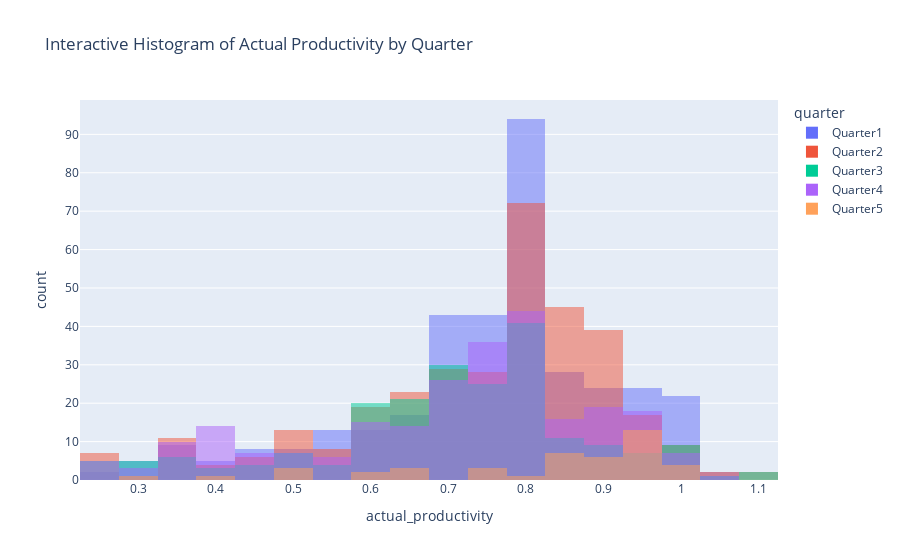

Notebook code cell kept with this figure:
### Code cell
# ===========================================================
# 3. Mean and standard deviation of actual productivity per quarter
# ===========================================================
quarter_stats = df.groupby('quarter')['actual_productivity'].agg(['mean','std'])
print("\nQuarter-wise Actual Productivity (Mean & Std Dev):")
print(quarter_stats)

# Interactive Histogram with Plotly
fig = px.histogram(df, x='actual_productivity', color='quarter', barmode='overlay',
                   title="Interactive Histogram of Actual Productivity by Quarter")
fig.show()

# Productivity is highest in Quarter1 and Quarter5 (but Q5 is small and atypical). Quarter3 and Quarter4 show lower productivity.

### Figure 1 — Plotly figure (JSON) as saved in the notebook; plotly's stock layout.template omitted (floating-point values rounded to 4 significant figures; data arrays with more than 128 entries replaced by an {"elided": "..."} marker saying what was removed)
{"data": [{"alignmentgroup": "True", "bingroup": "x", "hovertemplate": "quarter=Quarter1<br>actual_productivity=%{x}<br>count=%{y}<extra></extra>", "legendgroup": "Quarter1", "marker": {"color": "#636efa", "opacity": 0.5, "pattern": {"shape": ""}}, "name": "Quarter1", "offsetgroup": "Quarter1", "orientation": "v", "showlegend": true, "type": "histogram", "x": {"elided": "360 float values"}, "xaxis": "x", "yaxis": "y"}, {"alignmentgroup": "True", "bingroup": "x", "hovertemplate": "quarter=Quarter2<br>actual_productivity=%{x}<br>count=%{y}<extra></extra>", "legendgroup": "Quarter2", "marker": {"color": "#EF553B", "opacity": 0.5, "pattern": {"shape": ""}}, "name": "Quarter2", "offsetgroup": "Quarter2", "orientation": "v", "showlegend": true, "type": "histogram", "x": {"elided": "335 float values"}, "xaxis": "x", "yaxis": "y"}, {"alignmentgroup": "True", "bingroup": "x", "hovertemplate": "quarter=Quarter3<br>actual_productivity=%{x}<br>count=%{y}<extra></extra>", "legendgroup": "Quarter3", "marker": {"color": "#00cc96", "opacity": 0.5, "pattern": {"shape": ""}}, "name": "Quarter3", "offsetgroup": "Quarter3", "orientation": "v", "showlegend": true, "type": "histogram", "x": {"elided": "210 float values"}, "xaxis": "x", "yaxis": "y"}, {"alignmentgroup": "True", "bingroup": "x", "hovertemplate": "quarter=Quarter4<br>actual_productivity=%{x}<br>count=%{y}<extra></extra>", "legendgroup": "Quarter4", "marker": {"color": "#ab63fa", "opacity": 0.5, "pattern": {"shape": ""}}, "name": "Quarter4", "offsetgroup": "Quarter4", "orientation": "v", "showlegend": true, "type": "histogram", "x": {"elided": "248 float values"}, "xaxis": "x", "yaxis": "y"}, {"alignmentgroup": "True", "bingroup": "x", "hovertemplate": "quarter=Quarter5<br>actual_productivity=%{x}<br>count=%{y}<extra></extra>", "legendgroup": "Quarter5", "marker": {"color": "#FFA15A", "opacity": 0.5, "pattern": {"shape": ""}}, "name": "Quarter5", "offsetgroup": "Quarter5", "orientation": "v", "showlegend": true, "type": "histogram", "x": [1.0, 0.989, 0.9502, 0.9008, 0.9001, 0.899, 0.8776, 0.8646, 0.8569, 0.8537, 0.8504, 0.8502, 0.8005, 0.7733, 0.7506, 0.6347, 0.6006, 0.5001, 0.4925, 0.4879, 1.0, 1.0, 0.9719, 0.9719, 0.9719, 0.9719, 0.9719, 0.9719, 0.9719, 0.9719, 0.9719, 0.9719, 0.9719, 0.9719, 0.9202, 0.9005, 0.8506, 0.8504, 0.7506, 0.6568, 0.6501, 0.6007, 0.3888, 0.287], "xaxis": "x", "yaxis": "y"}], "layout": {"barmode": "overlay", "legend": {"title": {"text": "quarter"}, "tracegroupgap": 0}, "title": {"text": "Interactive Histogram of Actual Productivity by Quarter"}, "xaxis": {"anchor": "y", "domain": [0, 1], "title": {"text": "actual_productivity"}}, "yaxis": {"anchor": "x", "domain": [0, 1], "title": {"text": "count"}}}}
